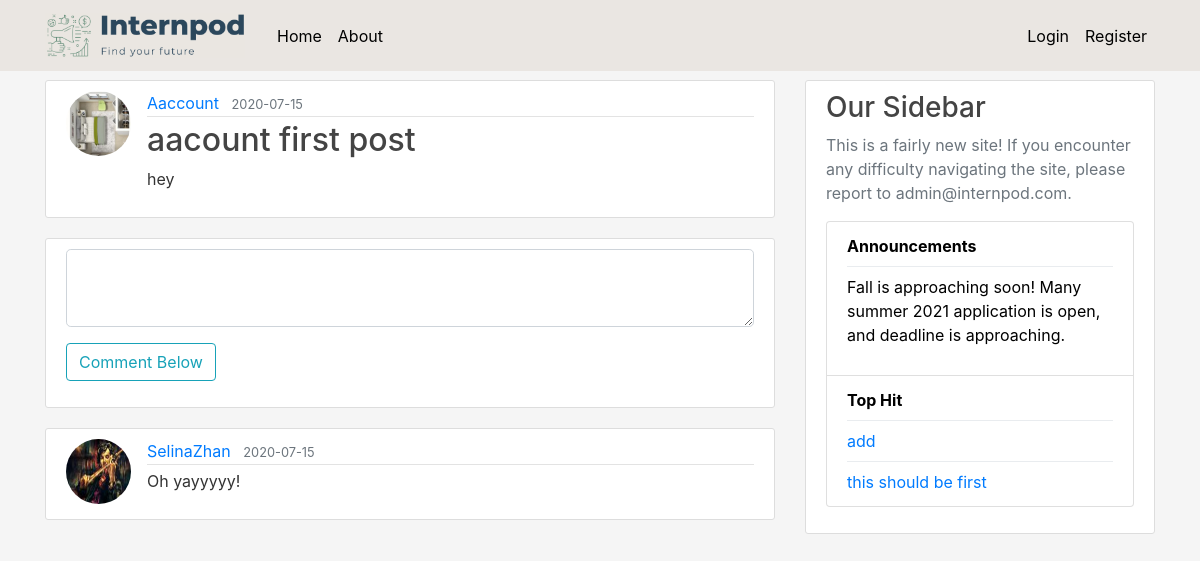
Before: /post/1 with the older database file.
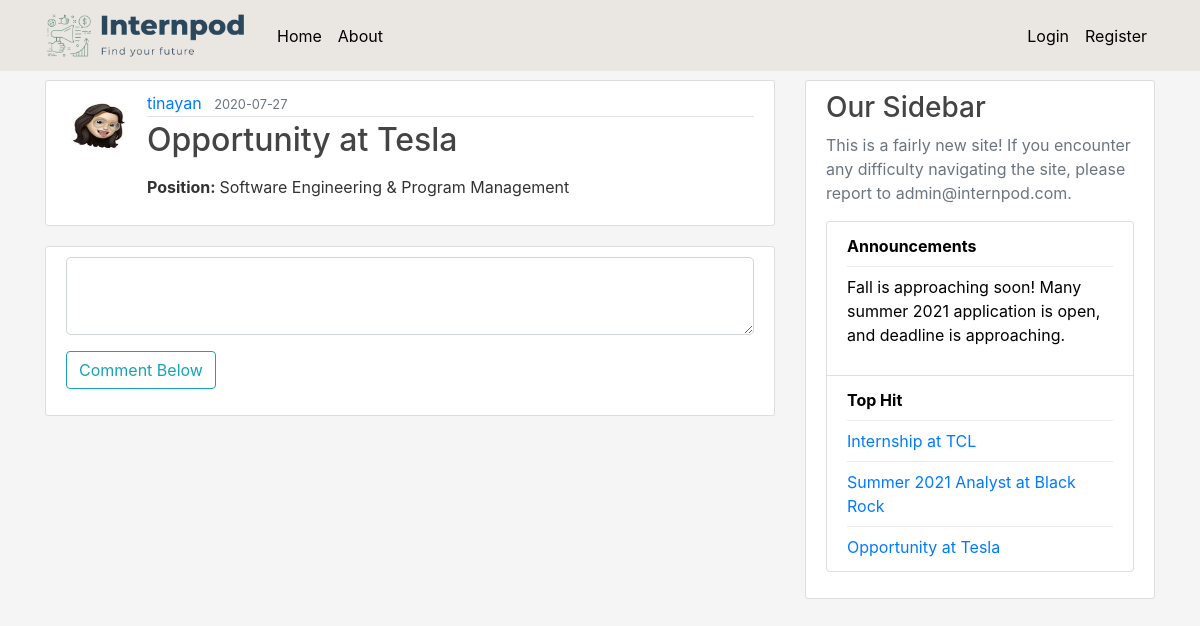
After: the same page with the newer database file.
### flaskblog/models.py (models this page shows, shortened)
class User(db.Model, UserMixin):
    id = db.Column(db.Integer, primary_key=True)
    username = db.Column(db.String(20), unique=True, nullable=False)
    email = db.Column(db.String(120), unique=True, nullable=False)
    image_file = db.Column(db.String(20), nullable=False, default='default.png')
    password = db.Column(db.String(60), nullable=False)
    posts = db.relationship('Post', backref='author', lazy=True)
    comments = db.relationship('Comment', backref='commenter', lazy=True)
    liked = db.relationship( 'Like', backref='Liker', lazy=True)

class Post(db.Model):
    id = db.Column(db.Integer, primary_key=True)
    title = db.Column(db.String(100), nullable=False)
    date_posted = db.Column(db.DateTime, nullable=False, default=datetime.utcnow)
    content = db.Column(db.Text, nullable=False)
    user_id = db.Column(db.Integer, db.ForeignKey('user.id'), nullable=False)
    likes = db.relationship('Like', backref='post', lazy='dynamic')
    comments = db.relationship('Comment', backref='comments', lazy='dynamic')

class Comment(db.Model):
    id = db.Column(db.Integer, primary_key=True)
    date_posted = db.Column(db.DateTime, nullable=False, default=datetime.utcnow)
    content = db.Column(db.Text, nullable=False)
    commenter_id = db.Column(db.Integer, db.ForeignKey('user.id'), nullable=False)
    poster_id = db.Column(db.Integer, db.ForeignKey('post.id'), nullable=False)

### flaskblog/routes.py (the view, shortened to what this page needs)
@app.route("/post/<int:post_id>", methods=['GET', 'POST'])
def post(post_id):
    posts = db.session.query(Post).order_by(Post.id.desc())
    post = Post.query.get_or_404(post_id)
    form = CommentForm()
    comments = db.session.query(Comment).filter(Comment.poster_id==post_id).order_by(Comment.id.desc())
    return render_template('post.html', title=post.title, post=post, form=form, comments=comments, posts=posts)

### flaskblog/forms.py
class CommentForm(FlaskForm):
    body = CKEditorField('Body', validators=[DataRequired()])
    submit = SubmitField('Comment Below')

### flaskblog/templates/post.html (shortened to what this page needs)
{% extends "layout.html" %}
{% block content %}
  <article class="media content-section" >
    <img class="rounded-circle article-img" src="{{ url_for('static', filename='profile_pics/' + post.author.image_file) }}">
    <div class="media-body">
      <div class="article-metadata">
        <a class="mr-2" href="#">{{ post.author.username }}</a>
        <small class="text-muted">{{ post.date_posted.strftime('%Y-%m-%d') }}</small>
      </div>
      <h2 class="article-title">{{ post.title }}</h2>
      <p class="article-content">{{ post.content |safe}}</p>
    </div>
  </article>
  <div class="content-section">
    <form method="POST" action="">
      <div class="form-group">
        {{ form.body(class="form-control form-control-lg") }}
      </div>
      <div class="form-group">
        {{ form.submit(class="btn btn-outline-info") }}
      </div>
    </form>
  </div>
{% for comment in comments %}
  <article class="media content-section">
    <img class="rounded-circle article-img" src="{{ url_for('static', filename='profile_pics/' + comment.commenter.image_file) }}">
    <div class="media-body">
      <div class="article-metadata">
        <a class="mr-2" href="#">{{ comment.commenter.username }}</a>
        <small class="text-muted">{{ comment.date_posted.strftime('%Y-%m-%d') }}</small>
      </div>
      <p class="article-content">{{ comment.content|safe }}</p>
    </div>
  </article>
{% endfor %}
{% endblock content %}

### flaskblog/templates/layout.html (shortened to what this page needs)
<!DOCTYPE html>
<html>
<head>
    <link rel="stylesheet" href="https://maxcdn.bootstrapcdn.com/bootstrap/4.0.0/css/bootstrap.min.css">
    <link rel="stylesheet" type="text/css" href="{{ url_for('static', filename='main.css') }}">
    <link href="https://cdn.jsdelivr.net/npm/summernote@0.8.18/dist/summernote.min.css" rel="stylesheet">
</head>
<body style="background-color:#f5f5f5;">
    <header class="site-header">
      <nav class="navbar navbar-expand-md navbar-dark bg-steel fixed-top" style="background-color: #eae6e2;">
        <div class="container">
          <a class="navbar-brand mr-4" href="/"><img src="../static/logo/navibarlogo.jpg" class="img-fluid" alt="Responsive image" width="200" height="200"></a>
          <div class="collapse navbar-collapse" id="navbarToggle">
            <div class="navbar-nav mr-auto">
              <a class="nav-item nav-link" style="color:#000000;" href="{{ url_for('home') }}">Home</a>
              <a class="nav-item nav-link" style="color:#000000;"href="{{ url_for('about') }}">About</a>
            </div>
            <div class="navbar-nav">
              {% if current_user.is_authenticated %}
                <a class="nav-item nav-link" style="color:#000000;" href="{{ url_for('new_post') }}"> New Post</a>
                <a class="nav-item nav-link" style="color:#000000;" href="{{ url_for('account') }}">{{current_user.username}}</a>
                <a class="nav-item nav-link" style="color:#000000;" href="{{ url_for('logout') }}">Logout</a>
              {% else %}
                <a class="nav-item nav-link" style="color:#000000;" href="{{ url_for('login') }}">Login</a>
                <a class="nav-item nav-link" style="color:#000000;" href="{{ url_for('register') }}">Register</a>
              {% endif %}
            </div>
          </div>
        </div>
      </nav>
    </header>
    <main role="main" class="container">
      <div class="row">
        <div class="col-md-8">
          {% block content %}{% endblock %}
        </div>
        <div class="col-md-4" >
          <div class="content-section">
            <h3>Our Sidebar</h3>
            <p class='text-muted'>This is a fairly new site! If you encounter any difficulty navigating the site, please report to admin@internpod.com.
              <ul class="list-group">
                <li class="list-group-item list-group-item-light" style="background-color:#ffffff;"><b style="color:#000000;">Announcements</b>                         <div class="dropdown-divider"></div>
                    <p style="color:black;"> Fall is approaching soon! Many summer 2021 application is open, and deadline is approaching.</p></li>
                <li class="list-group-item list-group-item-light" style="background-color:#ffffff;"><b style="color:#000000;">Top Hit</b>
                  {% for post in posts %}
                    {% if post.likes.count() > 1 %}
                        <div class="dropdown-divider"></div>
                        <div class="media-body">
                            <a class="mr-2" href="{{ url_for('post', post_id=post.id) }}">{{ post.title }}</a>
                        </div>
                    {% endif %}
                  {% endfor %}
                </li>
              </ul>
            </p>
          </div>
        </div>
      </div>
    </main>
</body>
</html>

Changed rows visible on the page:
no longer on this page (row edited): User: image_file (picture), author.username "Aaccount"
no longer on this page (row edited): Comment: image_file (picture), commenter.username "SelinaZhan", date_posted "2020-07-15", content "Oh yayyyyy!"
removed Post: title "add"
no longer on this page (row edited): Post: title "this should be first"
now on this page (row edited): User: image_file (picture), author.username "tinayan"
now on one of the page's lists (row edited): Post: title "Opportunity at Tesla"
changed Post: date_posted "2020-07-15" → "2020-07-27"; title "aacount first post" → "Opportunity at Tesla"; content "hey" → "Position: Software Engineering & Program Management"
added Post: title "Internship at TCL"
added Post: title "Summer 2021 Analyst at Black Rock"
